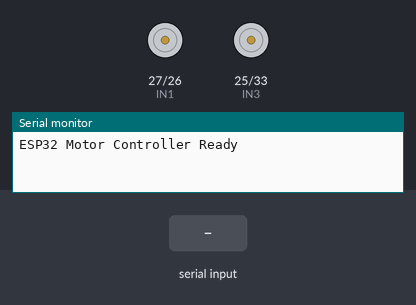
The sketch below on a simulated ESP32. Parts: motor-driver pin pairs drawn as motors (green arrow = first pin HIGH = forward, orange = second pin HIGH = backward, longer = more drive, scaled by the enable pin), the last lines printed to the serial monitor. Inputs (shaded band) come from the test bench.

Above: at 1.2 s.
1.3 s: "90,45\n" received over Serial
At 2.4 s:
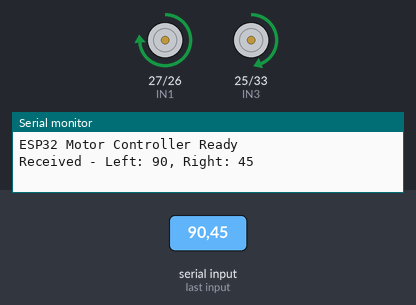
2.8 s: "30,150\n" received over Serial
At 3.6 s:
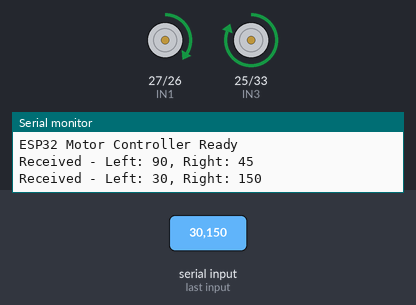
4.3 s: "1,90\n" received over Serial
At 4.7 s:
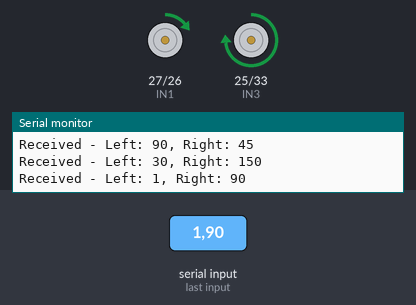
Timing chart, 0 to 7.3 s (numbered marks = the images above; inputs shaded):
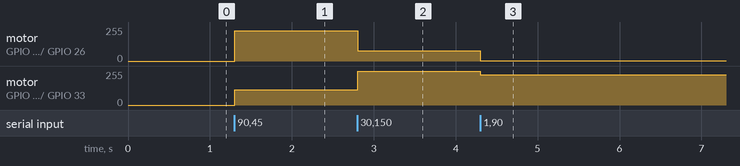

Measured:
- after the input at 1.3 s, motor on GPIO 27 (IN1) / GPIO 26 (IN2): stopped → forward 228/255 at once; motor on GPIO 25 (IN3) / GPIO 33 (IN4): stopped → forward 114/255 at once
- after the input at 2.8 s, motor on GPIO 27 (IN1) / GPIO 26 (IN2): forward 228/255 → forward 76/255 at once; motor on GPIO 25 (IN3) / GPIO 33 (IN4): forward 114/255 → forward 255/255 at once
- after the input at 4.3 s, motor on GPIO 27 (IN1) / GPIO 26 (IN2): forward 76/255 → forward 2/255 at once; motor on GPIO 25 (IN3) / GPIO 33 (IN4): forward 255/255 → forward 228/255 at once

The sketch:

program_esp.ino
```cpp
#include <Arduino.h>

// Pin Motor sesuai konfigurasi Anda
#define ENA 14   // PWM Motor Kiri
#define IN1 27    // Motor Kiri
#define IN2 26    // Motor Kiri
#define IN3 25    // Motor Kanan
#define IN4 33    // Motor Kanan
#define ENB 32    // PWM Motor Kanan

// Variabel untuk parsing serial
String inputString = "";
bool stringComplete = false;

void setup() {
  // Inisialisasi Serial
  Serial.begin(115200);
  inputString.reserve(50);

  // Setup pin motor
  pinMode(ENA, OUTPUT);
  pinMode(IN1, OUTPUT);
  pinMode(IN2, OUTPUT);
  pinMode(IN3, OUTPUT);
  pinMode(IN4, OUTPUT);
  pinMode(ENB, OUTPUT);

  // Setup PWM
  ledcSetup(0, 5000, 8);  // Channel 0 untuk ENA
  ledcSetup(1, 5000, 8);  // Channel 1 untuk ENB
  ledcAttachPin(ENA, 0);
  ledcAttachPin(ENB, 1);

  // Motor diam awal
  stopMotors();

  Serial.println("ESP32 Motor Controller Ready");
}

void loop() {
  // Baca data serial
  if (stringComplete) {
    // Parse data (format: "pwm_kiri,pwm_kanan")
    int commaIndex = inputString.indexOf(',');
    if (commaIndex > 0) {
      int pwmLeft = inputString.substring(0, commaIndex).toInt();
      int pwmRight = inputString.substring(commaIndex + 1).toInt();

      // Kontrol motor
      setMotors(pwmLeft, pwmRight);

      // Debug output
      Serial.print("Received - Left: ");
      Serial.print(pwmLeft);
      Serial.print(", Right: ");
      Serial.println(pwmRight);
    }

    // Reset string
    inputString = "";
    stringComplete = false;
  }
}

// Fungsi untuk menggerakkan motor
void setMotors(int pwmLeft, int pwmRight) {
  // Motor Kiri
  if (pwmLeft > 0) {
    digitalWrite(IN1, HIGH);
    digitalWrite(IN2, LOW);
    ledcWrite(0, map(pwmLeft, 0, 100, 0, 255));
  } else if (pwmLeft < 0) {
    digitalWrite(IN1, LOW);
    digitalWrite(IN2, HIGH);
    ledcWrite(0, map(abs(pwmLeft), 0, 100, 0, 255));
  } else {
    digitalWrite(IN1, LOW);
    digitalWrite(IN2, LOW);
    ledcWrite(0, 0);
  }

  // Motor Kanan
  if (pwmRight > 0) {
    digitalWrite(IN3, HIGH);
    digitalWrite(IN4, LOW);
    ledcWrite(1, map(pwmRight, 0, 100, 0, 255));
  } else if (pwmRight < 0) {
    digitalWrite(IN3, LOW);
    digitalWrite(IN4, HIGH);
    ledcWrite(1, map(abs(pwmRight), 0, 100, 0, 255));
  } else {
    digitalWrite(IN3, LOW);
    digitalWrite(IN4, LOW);
    ledcWrite(1, 0);
  }
}

void stopMotors() {
  digitalWrite(IN1, LOW);
  digitalWrite(IN2, LOW);
  digitalWrite(IN3, LOW);
  digitalWrite(IN4, LOW);
  ledcWrite(0, 0);
  ledcWrite(1, 0);
}

// SerialEvent untuk menangani data masuk
void serialEvent() {
  while (Serial.available()) {
    char inChar = (char)Serial.read();
    inputString += inChar;

    if (inChar == '\n') {
      stringComplete = true;
    }
  }
}
```
